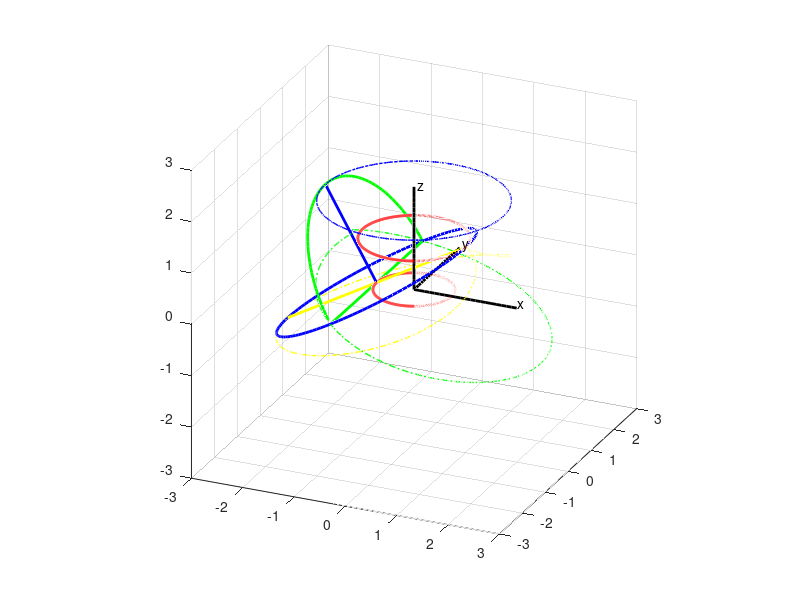

This figure's MATLAB source:
% Plot moving 3D gear set
% Mengtang Li
% Mar 30
clear; clf; close all;

figure('OuterPosition', [50 50 1000 1000]);
grid minor; grid on; hold on;
% plot x-axis
xaxis_x = 0:0.1:2;
xaxis_y = zeros(1,size(xaxis_x,2));
xaxis_z = zeros(1,size(xaxis_x,2));
% plot y-axis
yaxis_x = zeros(1,size(xaxis_x,2));
yaxis_y = 0:0.1:2;
yaxis_z = zeros(1,size(xaxis_x,2));
% plot z-axis
zaxis_x = zeros(1,size(xaxis_x,2));
zaxis_y = zeros(1,size(xaxis_x,2));
zaxis_z = 0:0.1:2;
% specify the lengh of axis
xlim([-3 3]); ylim([-3 3]); zlim([-3 3]);
plot3(xaxis_x,xaxis_y,xaxis_z,'k','linewidth',2);
grid on; grid minor; hold on;
plot3(yaxis_x,yaxis_y,yaxis_z,'k','linewidth',2);
plot3(zaxis_x,zaxis_y,zaxis_z,'k','linewidth',2);
% legend('x-axis', 'y-axis', 'z-axis');
text(2.0,0.05,0.05,'x');
text(0.05,2.0,0.05,'y');
text(0.05,0.05,2.0,'z');
daspect([1 1 1]);
view(24,24);

alpha = pi/6;
beta = pi/6;
R = 1;
L = (sqrt(3)-1)*2*R;
angle = 0:0.01:2*pi;
n = size(angle,2);
x_record1 = zeros(1,n);
y_record1 = zeros(1,n);
z_record1 = zeros(1,n);
x_record2 = zeros(1,n);
y_record2 = zeros(1,n);
z_record2 = zeros(1,n);
x_record3 = zeros(1,n);
y_record3 = zeros(1,n);
z_record3 = zeros(1,n);

plot3(L/2*cos(angle), L/2*sin(angle), 0*angle, 'r', 'linewidth',2)
plot3(R*cos(angle), R*sin(angle), 0*angle+R, 'r', 'linewidth',2)
pause(2);

for i = 1:1:n
    wt = angle(i);
    
    Ainv = [ (3^(1/2)*cos(2*wt))/2,  (3^(1/2)*sin(2*wt))/2,    1/2;
        -sin(2*wt),               cos(2*wt),              0;
        -cos(2*wt)/2,            -sin(2*wt)/2,         3^(1/2)/2;];

    Binv = [ cos(-wt) sin(-wt) 0;
        -sin(-wt) cos(-wt) 0;
        0       0       1;];
    
    C = Binv*Ainv;
    % Now the C is correct
    
    % distance between origin and center of rotating circle
    R_x = -L/2*cos(2*wt);
    R_y = -L/2*sin(2*wt);
    R_z = 0;
    
    % the rotating circle [blue]
    theta = 0:0.05:2*pi;
    rho_x = 2*R*(cos(theta)*C(1,1)+sin(theta)*C(2,1));
    rho_y = 2*R*(cos(theta)*C(1,2)+sin(theta)*C(2,2));
    rho_z = 2*R*(cos(theta)*C(1,3)+sin(theta)*C(2,3));
    
    % lower part half circle [green]
    phi = 0:0.05:pi;
    rho2_x = 2*R*(cos(phi)*C(2,1)+sin(phi)*C(3,1));
    rho2_y = 2*R*(cos(phi)*C(2,2)+sin(phi)*C(3,2));
    rho2_z = 2*R*(cos(phi)*C(2,3)+sin(phi)*C(3,3));
    
    % vertex of normal vector of radius R in moving frame
    rho_xvt = 0+0+2*R*C(3,1);
    rho_yvt = 0+0+2*R*C(3,2);
    rho_zvt = 0+0+2*R*C(3,3);
    % 1st point (0 deg) in moving frame
    rho_x1 = 2*R*(cos(0)*C(1,1)+sin(0)*C(2,1));
    rho_y1 = 2*R*(cos(0)*C(1,2)+sin(0)*C(2,2));
    rho_z1 = 2*R*(cos(0)*C(1,3)+sin(0)*C(2,3));
    % 2nd point (90 deg) in moving frame
    rho_x2 = 2*R*(cos(pi/2)*C(1,1)+sin(pi/2)*C(2,1));
    rho_y2 = 2*R*(cos(pi/2)*C(1,2)+sin(pi/2)*C(2,2));
    rho_z2 = 2*R*(cos(pi/2)*C(1,3)+sin(pi/2)*C(2,3));
    % 3rd point (180 deg) in moving frame
    rho_x3 = 2*R*(cos(pi)*C(1,1)+sin(pi)*C(2,1));
    rho_y3 = 2*R*(cos(pi)*C(1,2)+sin(pi)*C(2,2));
    rho_z3 = 2*R*(cos(pi)*C(1,3)+sin(pi)*C(2,3));
    % 4th point (270 deg) in moving frame
    rho_x4 = 2*R*(cos(3*pi/2)*C(1,1)+sin(3*pi/2)*C(2,1));
    rho_y4 = 2*R*(cos(3*pi/2)*C(1,2)+sin(3*pi/2)*C(2,2));
    rho_z4 = 2*R*(cos(3*pi/2)*C(1,3)+sin(3*pi/2)*C(2,3));
    
    % center of moving circle in fixed frame
    r_x = R_x + rho_x;
    r_y = R_y + rho_y;
    r_z = R_z + rho_z;
    %vertex of normal vector of radius R in fixed frame
    r_xvt = R_x + rho_xvt;  x_record1(i) = r_xvt;
    r_yvt = R_y + rho_yvt;  y_record1(i) = r_yvt;
    r_zvt = R_z + rho_zvt;  z_record1(i) = r_zvt;
    % 1st point (0 deg) in fixed frame
    r_x1 = R_x + rho_x1;  x_record2(i) = r_x1;
    r_y1 = R_y + rho_y1;  y_record2(i) = r_y1;
    r_z1 = R_z + rho_z1;  z_record2(i) = r_z1;
    % 2nd point (90 deg) in fixed frame
    r_x2 = R_x + rho_x2;  x_record3(i) = r_x2;
    r_y2 = R_y + rho_y2;  y_record3(i) = r_y2;
    r_z2 = R_z + rho_z2;  z_record3(i) = r_z2;
    % 3rd point (180 deg) in fixed frame
    r_x3 = R_x + rho_x3;
    r_y3 = R_y + rho_y3;
    r_z3 = R_z + rho_z3;
    % 4th point (270 deg) in fixed frame
    r_x4 = R_x + rho_x4;
    r_y4 = R_y + rho_y4;
    r_z4 = R_z + rho_z4;
    % lower part half circle
    r2_x = R_x + rho2_x;
    r2_y = R_y + rho2_y;
    r2_z = R_z + rho2_z;
    
    plotcircle1 = plot3(r_x,r_y,r_z,'b','linewidth',2);
    plotcircle2 = plot3(r2_x,r2_y,r2_z,'g','linewidth',2);
    plotline0 = plot3([R_x; r_xvt], [R_y; r_yvt], [R_z; r_zvt],'b','linewidth',2);
    plotline1 = plot3([r_x1; r_x3], [r_y1; r_y3], [r_z1; r_z3],'y','linewidth',2);
    plotline2 = plot3([r_x2; r_x4], [r_y2; r_y4], [r_z2; r_z4],'g','linewidth',2); %!!
    
    
    pause(0.02);
    if (i < n)
        delete(plotcircle1);
        delete(plotcircle2);
        delete(plotline0);
        delete(plotline1);
        delete(plotline2);
    end
    
end
% trajectory of normal vertex
plot3(x_record1, y_record1, z_record1, 'b-.','linewidth',1);
% trajectory of 1st point (90 deg)
plot3(x_record2, y_record2, z_record2, 'y-.','linewidth',1);
% trajectory of 2nd point (90 deg)
plot3(x_record3, y_record3, z_record3, 'g-.','linewidth',1);
